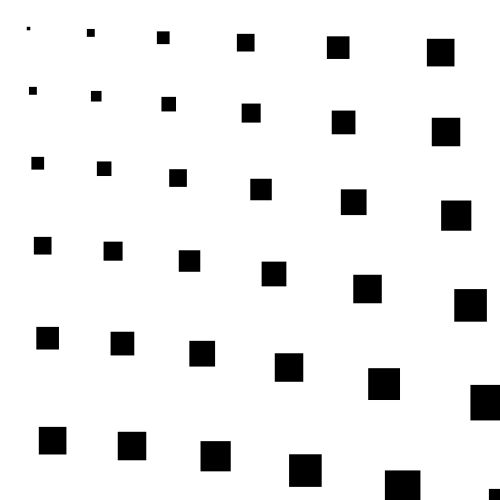
Frame 1 (no input)
Frame 60 (the mouse pressed at the canvas centre just before this capture): identical to frame 1, image omitted
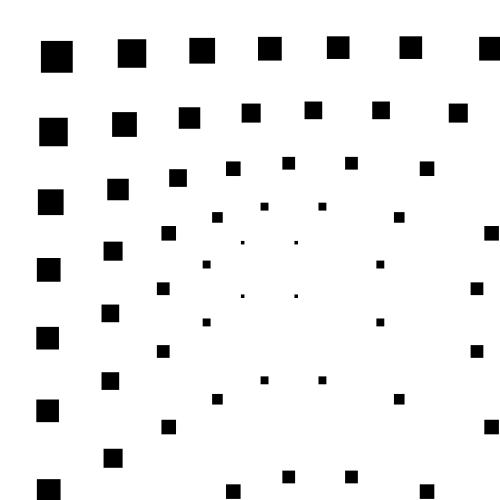
Frame 120 (the mouse held since frame 60 and released just before this capture)

The Processing sketch that drew these frames (run headless with seeded random() and noise(); from frame 60 on, the mouse is pressed at the canvas centre):

// Processing sketch: dist_exp_1
// ── dist_exp_1.pde

float squareSize;
int numberOfSquares = 10;

boolean inverse = false;

void setup() {
  size(500, 500);
  
  noStroke();
  fill(#000000);
  squareSize = width / numberOfSquares;
}

void draw() {
  background(#FFFFFF);
  drawGrid();
}

void drawGrid() {
  for(int i = 0; i < numberOfSquares; ++i) {
    for(int j = 0; j < numberOfSquares; ++j) {
      float centerX = i * squareSize + squareSize / 2;
      float centerY = j * squareSize + squareSize / 2;
      float distance = dist(mouseX, mouseY, centerX, centerY);  
      pushMatrix();
      translate(centerX, centerY);
      scale(distance / width);
      rect(centerX, centerY, squareSize, squareSize);
      popMatrix();
    }
  }
}
